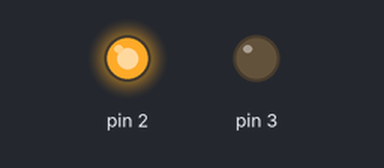
Bench run of a sketch on a simulated Arduino Uno, built with avr-gcc and run on an emulated ATmega328P. On the bench: output pins drawn as LEDs (lit = HIGH).

Above: at 2.5 s.
At 5.5 s:
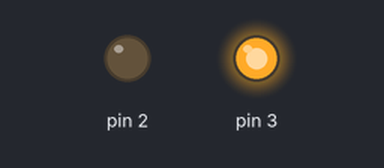
Timing chart, 0 to 7.8 s (numbered marks = the images above):
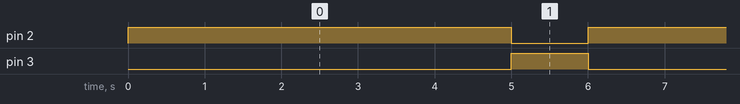

Measured:
- by itself, pin 2: alternates HIGH for 5.0 s and LOW for 1.0 s
- by itself, pin 3: alternates HIGH for 1.0 s and LOW for 5.0 s

The sketch:

26_LEDMat.ino
```cpp
void setup() {
  pinMode(2, OUTPUT);
  pinMode(3, OUTPUT);

}

void loop() {

  digitalWrite(2,HIGH);
  digitalWrite(3,LOW);
  delay(5000);

  digitalWrite(2,LOW);
  digitalWrite(3,HIGH);
  delay(1000);
}
```
